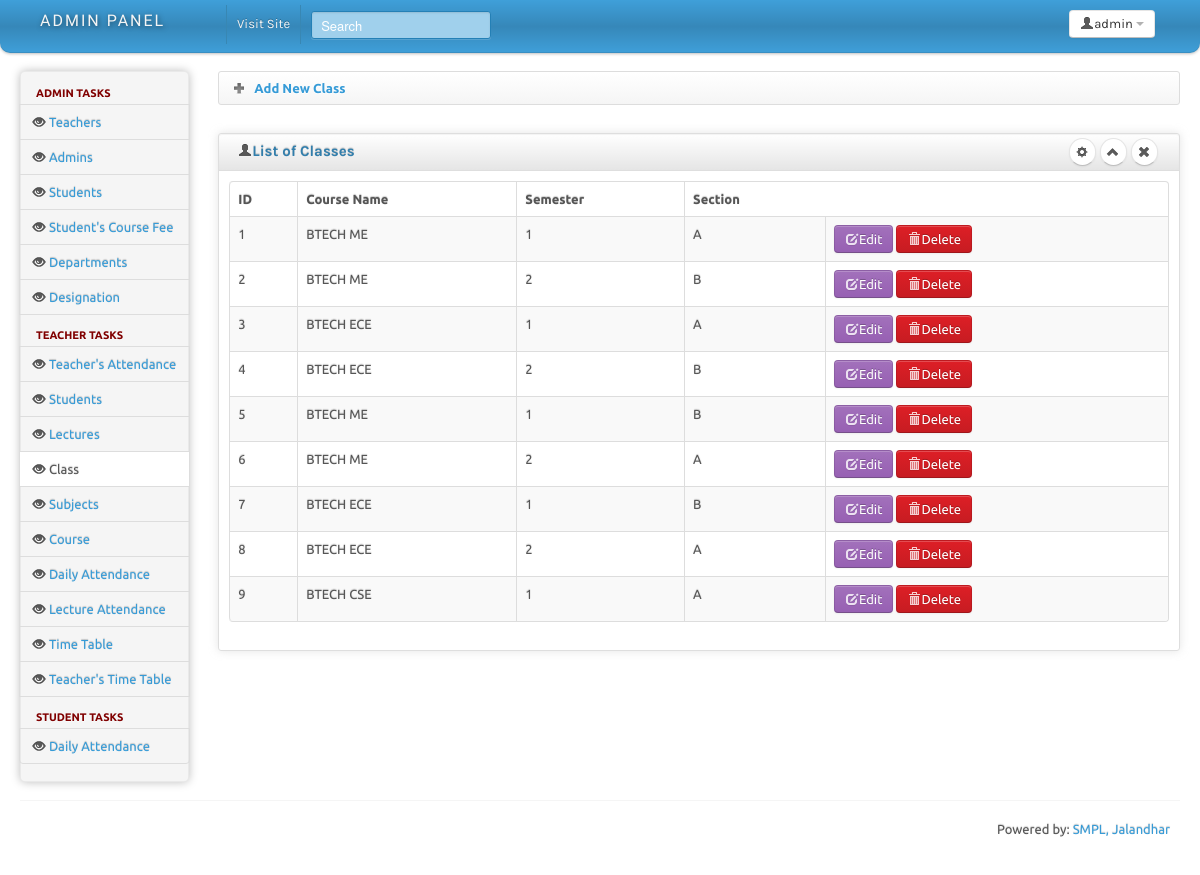
Screenshot of /admin/class.php (signed in) with the database file from the repository.
### tables this page shows
CREATE TABLE `classes` (
  `id` int(11) NOT NULL,
  `course_id` int(11) NOT NULL,
  `semester` varchar(10) DEFAULT NULL,
  `section` varchar(25) DEFAULT NULL
);

CREATE TABLE `courses` (
  `id` int(11) NOT NULL,
  `name` varchar(50) NOT NULL,
  `branch` varchar(50) NOT NULL,
  `fee_details` varchar(100) NOT NULL
);

### admin/config.php (called while the page is built, shortened)
<?php
class task
{
    public $con=0;
    protected $Query_ID = 0;
    public function connect()
    {
        $this->con=mysqli_connect($_SESSION['db_ip'], $_SESSION['db_user'], $_SESSION['db_pass'], $_SESSION['db_name']);
    }
    public function query($Query_String)
    {
        if ($this->Query_ID = mysqli_query($this->con, $Query_String)) {
            return $this->Query_ID;
        } else {
            return false;
        }
    }
    public function nextRecord()
    {
        $this->Record = mysqli_fetch_assoc($this->Query_ID);
        $stat = is_array($this->Record);
        if (!$stat) {
            $this->Query_ID = 0;
        }
        return $stat;
    }
    public function getValue($table, $field, $id){
        $query="select $field from $table where id=".$id;
        $data= $this->query($query);
        $row = mysqli_fetch_assoc($data);
        return $row[$field];
    }
}

### admin/class.php (the view, shortened to what this page needs)
<?php
	require_once("config.php");
	$obj = new task();
	$obj->checkUser();
	require_once("headincludes.php"); ?>
<body>
		<?php require_once("topbar.php"); ?>
		<div class="container-fluid">
		<div class="row-fluid">
			<div class="span2 main-menu-span">
				<div class="well nav-collapse sidebar-nav">
					<?php require_once("sidemenu.php"); ?>
				</div>
			</div>
			<div id="content" class="span10">
			<div>
						<ul class="breadcrumb">
							<li>
								<a href="addclass.php" style="text-decoration:none;">
									<img src="img/add.png" />
									<span style="font-weight:bold;">
										Add New Class
									</span>
								</a>
							</li>
						</ul>
			</div>
			<div class="row-fluid sortable">
				<div class="box span12">
					<div class="box-header well" data-original-title>
						<h2><i class="icon-user"></i>List of Classes</h2>
						<div class="box-icon">
							<a href="#" class="btn btn-setting btn-round"><i class="icon-cog"></i></a>
							<a href="#" class="btn btn-minimize btn-round"><i class="icon-chevron-up"></i></a>
							<a href="#" class="btn btn-close btn-round"><i class="icon-remove"></i></a>
						</div>
					</div>
					<div class="box-content">
						<table class="table table-striped table-bordered bootstrap-datatable datatable">
						  <thead>
							  <tr>
								  <th>ID</th>
								  <th>Course Name</th>
								  <th>Semester</th>
								  <th>Section</th>
							  </tr>
						  </thead>
						  <tbody>
							<?php
								$list = new task;
								$query = "select * from classes";
								$list->query($query);
								while($list->nextRecord())
								{
									$id = $list->Record['id'];
									$course_name = $list->Record['course_id'];
									$sem = $list->Record['semester'];
									$sec = $list->Record['section'];
									$course=$obj->getValue('courses','name',$course_name).' '.$obj->getValue('courses','branch',$course_name);
									echo "<tr>";
									echo "<td>$id</td>";
									echo "<td class='center'>$course</td>";
									echo "<td class='center'>$sem</td>";
									echo "<td class='center'>$sec</td>";
									echo "<td class='center'>";
									echo "<a class='btn btn-info' href='editclass.php?id=$id'><i class='icon-edit icon-white'></i>Edit</a>&nbsp;";
									echo "<a onclick='return confirm(\"Are you sure to delete this record?\");' class='btn btn-danger' href='delcourse.php?id=$id'><i class='icon-trash icon-white'></i>Delete</a>";
									echo "</td>";
									echo "</tr>";
								}
							?>
						  </tbody>
					  </table>
					</div>
				</div>
			</div>
			</div>
				</div>
		<hr>
		<?php require_once("footer.php"); ?>
	</div>
</body>
</html>

### admin/headincludes.php (shortened to what this page needs)
<!DOCTYPE html>
<head>
	<html lang="en">
	<link id="bs-css" href="css/bootstrap-cerulean.css" rel="stylesheet">
	<link href="css/bootstrap-responsive.css" rel="stylesheet">
	<link href="css/charisma-app.css" rel="stylesheet">
	<link href="css/jquery-ui-1.8.21.custom.css" rel="stylesheet">
	<link href='css/fullcalendar.css' rel='stylesheet'>
	<link href='css/fullcalendar.print.css' rel='stylesheet'  media='print'>
	<link href='css/chosen.css' rel='stylesheet'>
	<link href='css/uniform.default.css' rel='stylesheet'>
	<link href='css/colorbox.css' rel='stylesheet'>
	<link href='css/jquery.cleditor.css' rel='stylesheet'>
	<link href='css/jquery.noty.css' rel='stylesheet'>
	<link href='css/noty_theme_default.css' rel='stylesheet'>
	<link href='css/elfinder.min.css' rel='stylesheet'>
	<link href='css/elfinder.theme.css' rel='stylesheet'>
	<link href='css/jquery.iphone.toggle.css' rel='stylesheet'>
	<link href='css/opa-icons.css' rel='stylesheet'>
	<link href='css/uploadify.css' rel='stylesheet'>
	<link href='css/own.css' rel='stylesheet'>
</head>

### admin/topbar.php (shortened to what this page needs)
<div class="navbar">
	<div class="navbar-inner">
		<div class="container-fluid">
			<a class="brand" href="home.php"><span style="font-size:16px;">ADMIN PANEL</span></a>
			<div class="btn-group pull-right" >
				<a class="btn dropdown-toggle" data-toggle="dropdown" href="#">
					<i class="icon-user"></i><span class="hidden-phone">admin</span>
					<span class="caret"></span>
				</a>
			</div>
			<div class="top-nav nav-collapse">
				<ul class="nav">
					<li><a href="#">Visit Site</a></li>
					<li>
						<form class="navbar-search pull-left">
							<input placeholder="Search" class="search-query span2" name="query" type="text">
						</form>
					</li>
				</ul>
			</div>
		</div>
	</div>
</div>

### admin/sidemenu.php
<ul class="nav nav-tabs nav-stacked main-menu">
	<li class="nav-header hidden-tablet" style="color:maroon;">ADMIN TASKS</li>
	<li><a class="ajax-link" href="teacher.php"><i class="icon-eye-open"></i>
		<span class="hidden-tablet">Teachers</span></a>
	</li>
	<li><a class="ajax-link" href="admins.php"><i class="icon-eye-open"></i>
		<span class="hidden-tablet">Admins</span></a>
	</li>
	<li><a class="ajax-link" href="students.php"><i class="icon-eye-open"></i>
		<span class="hidden-tablet">Students</span></a>
	</li>
	<li><a class="ajax-link" href="fee.php"><i class="icon-eye-open"></i>
		<span class="hidden-tablet">Student's Course Fee</span></a>
	</li>
	<li><a class="ajax-link" href="department.php"><i class="icon-eye-open"></i>
		<span class="hidden-tablet">Departments</span></a>
	</li>
	<li><a class="ajax-link" href="designation.php"><i class="icon-eye-open"></i>
		<span class="hidden-tablet">Designation</span></a>
	</li>
	<li class="nav-header hidden-tablet" style="color:maroon;">TEACHER TASKS</li>
	<li><a class="ajax-link" href="teacher_attend.php"><i class="icon-eye-open"></i>
		<span class="hidden-tablet">Teacher's Attendance</span></a>
	</li>
	<li><a class="ajax-link" href="students.php"><i class="icon-eye-open"></i>
		<span class="hidden-tablet">Students</span></a>
	</li>
	<li><a class="ajax-link" href="lectures.php"><i class="icon-eye-open"></i>
		<span class="hidden-tablet">Lectures</span></a>
	</li>
	<li><a class="ajax-link" href="class.php"><i class="icon-eye-open"></i>
		<span class="hidden-tablet">Class</span></a>
	</li>
	<li><a class="ajax-link" href="subjects.php"><i class="icon-eye-open"></i>
		<span class="hidden-tablet">Subjects</span></a>
	</li>
	<li><a class="ajax-link" href="course.php"><i class="icon-eye-open"></i>
		<span class="hidden-tablet">Course</span></a>
	</li>
	<li><a class="ajax-link" href="dailyattendance.php"><i class="icon-eye-open"></i>
		<span class="hidden-tablet">Daily Attendance</span></a>
	</li>
	<li><a class="ajax-link" href="lectureattendance.php"><i class="icon-eye-open"></i>
		<span class="hidden-tablet">Lecture Attendance</span></a>
	</li>
	<li><a class="ajax-link" href="time-table.php"><i class="icon-eye-open"></i>
		<span class="hidden-tablet">Time Table</span></a>
	</li>
	<li><a class="ajax-link" href="teacher-schedule.php"><i class="icon-eye-open"></i>
		<span class="hidden-tablet">Teacher's Time Table</span></a>
	</li>
	<li class="nav-header hidden-tablet" style="color:maroon;">STUDENT TASKS</li>
	<li><a class="ajax-link" href="dailyattendance.php"><i class="icon-eye-open"></i>
		<span class="hidden-tablet">Daily Attendance</span></a>
	</li>
</ul>

### admin/footer.php
<footer>
	<p class="pull-right">Powered by: <a href="http://www.sakaarmicrosolutions.com" target="_blank">SMPL, Jalandhar</a></p>
</footer>

### admin/css/charisma-app.css (style rules this page uses)
.box { border: 1px solid #DEDEDE; border-radius:3px; -webkit-border-radius:3px; -moz-border-radius:3px; margin-top: 10px; margin-bottom: 10px ; box-shadow: 0 0 10px rgba(189, 189, 189, 0.4); -webkit-box-shadow: 0 0 10px rgba(189, 189, 189, 0.4); -moz-box-shadow: 0 0 10px rgba(189, 189, 189, 0.4); }
.box-header { border:none; padding-top:5px; border-bottom: 1px solid #DEDEDE; border-radius:3px 3px 0 0; -webkit-border-radius:3px 3px 0 0; -moz-border-radius:3px 3px 0 0; height:12px; min-height:12px; margin-bottom: 0; cursor:move; font-weight:bold; font-size:16px; background: -moz-linear-gradient(top, rgba(255,255,255,0) 0%, rgba(0,0,0,0.1) 100%); background: -webkit-gradient(linear, left top, left bottom, color-stop(0%,rgba(255,255,255,0)), color-stop(100%,rgba(0,0,0,0.1))); background: -webkit-linear-gradient(top, rgba(255,255,255,0) 0%,rgba(0,0,0,0.1) 100%); background: -o-linear-gradient(top, rgba(255,255,255,0) 0%,rgba(0,0,0,0.1) 100%); background: -ms-linear-gradient(top, rgba(255,255,255,0) 0%,rgba(0,0,0,0.1) 100%); background: linear-gradient(to bottom, rgba(255,255,255,0) 0%,rgba(0,0,0,0.1) 100%); filter: progid:DXImageTransform.Microsoft.gradient( startColorstr='#00ffffff', endColorstr='#1a000000',GradientType=0 ); }
.box-header h2 { font-size:15px; width:auto; clear:none; float:left; line-height:25px; }
.box-header h2 > i { margin-top:1px; }
.box-icon { float:right; }
.box-icon a { clear:none; float:left; margin:0 2px; height: 18px; width:5px; margin-top: -1px; }
.box-icon a i { margin-left:-4.5px; }
.box-content { padding:10px; }
.btn-round { border-radius: 40px; -webkit-border-radius: 40px; -moz-border-radius: 40px; font-size:12px; padding-top:4px; }
footer { clear:both; }
footer .pull-right { float:right; margin-right:10px; }
.sidebar-nav { min-height:0; box-shadow: 0 0 10px #BDBDBD; -webkit-box-shadow: 0 0 10px #BDBDBD; -moz-box-shadow: 0 0 10px #BDBDBD; border-radius: 5px; -webkit-border-radius: 5px; -moz-border-radius: 5px; margin-bottom: 0; padding-bottom:0; }
.sidebar-nav > ul > li:not(.nav-header) { margin-right:-2px; margin-left:-2px; }
.brand { font-family: 'Shojumaru', cursive, Arial, serif; letter-spacing:2px; text-shadow:1px 1px 5px rgba(0, 0, 0, 0.5); width:166px; }
.brand span { float:left; }
.navbar-search { margin-left:10px; }
.navbar-inner { border-radius:0 0 10px 10px; -webkit-border-radius:0 0 10px 10px; -moz-border-radius:0 0 10px 10px; padding-top:5px; padding-bottom:5px; }
.pull-left { float:left !important; }
.pull-right { float:right !important; }

### admin/headincludes.php (style rules this page uses)
body { padding-bottom: 40px; }
.sidebar-nav { padding: 9px 0; }

### rows the page displays
classes: course "1", course.branch "BTECH ME", semester "1", section "A"
classes: id "2", course.branch "BTECH ME", semester "2", section "B"
classes: id "3", course.branch "BTECH ECE", semester "1", section "A"
classes: id "4", course.branch "BTECH ECE", semester "2", section "B"
classes: id "5", course.branch "BTECH ME", semester "1", section "B"
classes: id "6", course.branch "BTECH ME", semester "2", section "A"
classes: id "7", course.branch "BTECH ECE", semester "1", section "B"
classes: id "8", course.branch "BTECH ECE", semester "2", section "A"
classes: id "9", course.branch "BTECH CSE", semester "1", section "A"
